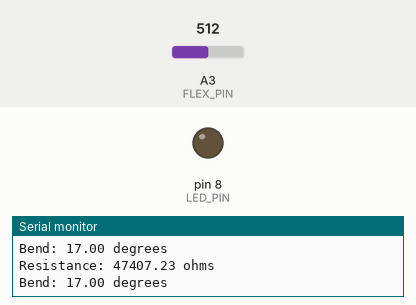
The sketch below on a simulated Arduino Uno, built with avr-gcc and run on an emulated ATmega328P. Parts: output pins drawn as LEDs (lit = HIGH), the last lines printed to the serial monitor. The test bench sets the inputs (shaded band); at power-on: A3 (FLEX_PIN) = 512.

Above: at 1.3 s.
1.4 s: A3 (FLEX_PIN) set to 258
2.9 s: A3 (FLEX_PIN) set to 234
At 3.5 s:
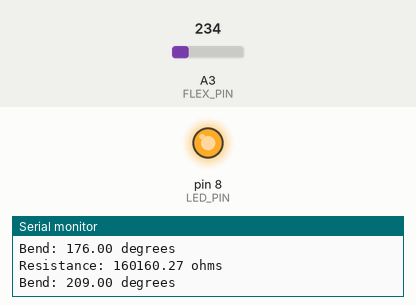
4.5 s: A3 (FLEX_PIN) set to 306
At 5.7 s:
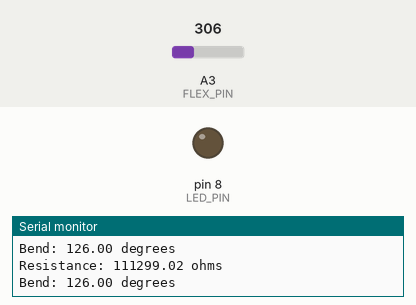
6.0 s: A3 (FLEX_PIN) set to 190
At 7.2 s:
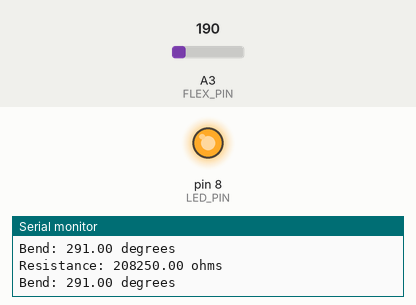
Timing chart, 0 to 8.5 s (numbered marks = the images above; inputs shaded):
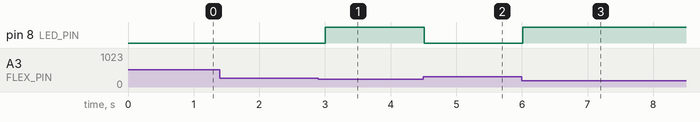

Measured:
- the behaviour switches between 241 and 240 on A3 (FLEX_PIN) (found by bisection; images 0 and 1)
- after the input at 2.9 s, pin 8 (LED_PIN): LOW → HIGH after 0.11 s
- after the input at 4.5 s, pin 8 (LED_PIN): HIGH → LOW at once
- after the input at 6.0 s, pin 8 (LED_PIN): LOW → HIGH at once

The sketch:

Flex.ino
```cpp
const int FLEX_PIN = A3; // Pin connected to voltage divider output
const int LED_PIN = 8;
// Measure the voltage at 5V and the actual resistance of your
// 47k resistor, and enter them below:
const float VCC = 4.98; // Measured voltage of Ardunio 5V line
const float R_DIV = 47500.0; // Measured resistance of 3.3k resistor

// Upload the code, then try to adjust these values to more
// accurately calculate bend degree.
const float STRAIGHT_RESISTANCE = 37300.0; // resistance when straight
const float BEND_RESISTANCE = 90000.0; // resistance at 90 deg

void setup()
{
  Serial.begin(9600);
  pinMode(FLEX_PIN, INPUT);
  pinMode(LED_PIN,OUTPUT);
}

void loop()
{
  // Read the ADC, and calculate voltage and resistance from it
  int flexADC = analogRead(FLEX_PIN);
  float flexV = flexADC * VCC / 1023.0;
  float flexR = R_DIV * (VCC / flexV - 1.0);
  Serial.println("Resistance: " + String(flexR) + " ohms");

  // Use the calculated resistance to estimate the sensor's
  // bend angle:
  float angle = map(flexR, STRAIGHT_RESISTANCE, BEND_RESISTANCE,
                   0, 90.0);
  Serial.println("Bend: " + String(angle) + " degrees");
  Serial.println();
  if(angle>=200 && angle<600)
  {
    digitalWrite(LED_PIN,HIGH);
  }
  else
  {
    digitalWrite(LED_PIN,LOW);
  }
  delay(500);
}
```
